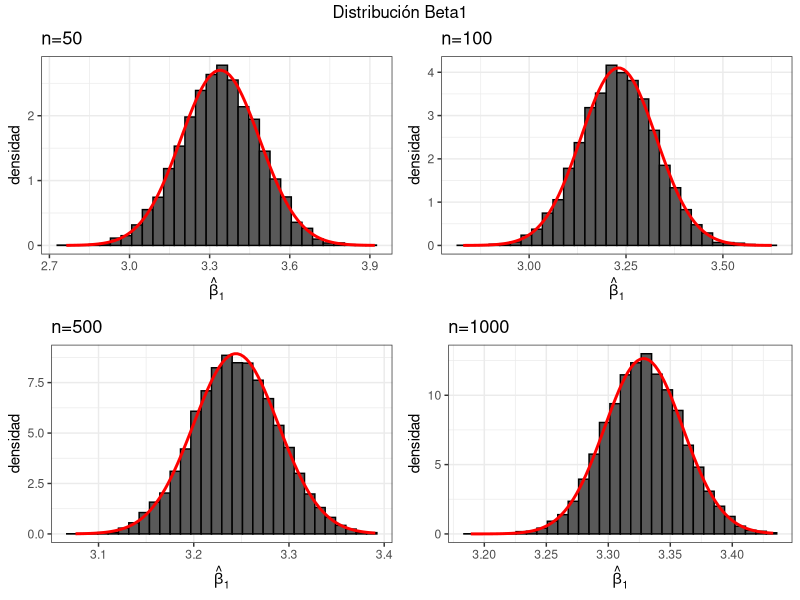

Recreate this plot in R.
## ---- chunk 1
knitr::opts_chunk$set(echo = TRUE)
## ---- chunk 2
library(ggplot2)
library(gridExtra)

reps = 10000
n = c(50, 100, 500, 1000)
betas=matrix(NA, nrow = reps, ncol=8)
beta0 = 2
beta1 = 2.5
beta2 = 1

for(j in 1:length(n)){
  x1 = rnorm(n[j],20,1)
  e = rnorm(n[j],0,1)
  x2 = 0.8*x1 + e
  for(i in 1:reps){
    u=rnorm(n[j],0,1)
    y=beta0 + beta1*x1 + beta2*x2 + u
    model=lm(y~x1)
    betas[i,j]=model$coef[1]
    betas[i,j+4]=model$coef[2]
  }
}
betas_df<-data.frame(betas)
means <- apply(betas,2,mean)
vars <- apply(betas,2,var)

sesgob0 = c(means[[1]]-2, means[[2]]-2,means[[3]]-2,means[[4]]-2)
sesgob1 = c(means[[5]]-2.5, means[[6]]-2.5, means[[7]]-2.5, means[[8]]-2.5)
## ---- chunk 3
g1 <- ggplot(betas_df) +
  geom_histogram(aes(betas_df[,5], y =..density..), col="black", bins=30) +
  stat_function(fun=dnorm, args=list(mean=mean(betas_df[,5]), sd=sd(betas_df[,5])),
                geom="line",colour="red", size=1) +
  ylab("densidad") + xlab(expression(hat(beta)[1])) + theme_bw() + ggtitle("n=50") 
g2 <- ggplot(betas_df) +
  geom_histogram(aes(betas_df[,6], y =..density..), col="black", bins=30) +
  stat_function(fun=dnorm, args=list(mean=mean(betas_df[,6]), sd=sd(betas_df[,6])),
                geom="line",colour="red", size=1) +
  ylab("densidad") + xlab(expression(hat(beta)[1])) + theme_bw() + ggtitle("n=100")

g3 <- ggplot(betas_df) +
  geom_histogram(aes(betas_df[,7], y =..density..), col="black", bins=30) +
  stat_function(fun=dnorm, args=list(mean=mean(betas_df[,7]), sd=sd(betas_df[,7])),
                geom="line",colour="red", size=1) +
  ylab("densidad") + xlab(expression(hat(beta)[1])) + theme_bw() + ggtitle("n=500")

g4 <- ggplot(betas_df) +
  geom_histogram(aes(betas_df[,8], y =..density..), col="black", bins=30) +
  stat_function(fun=dnorm, args=list(mean=mean(betas_df[,8]), sd=sd(betas_df[,8])),
                geom="line",colour="red", size=1) +
  ylab("densidad") + xlab(expression(hat(beta)[1])) + theme_bw() + ggtitle("n=1000")

grid.arrange(g1, g2, g3, g4, ncol = 2, nrow = 2, top = "Distribución Beta1")

